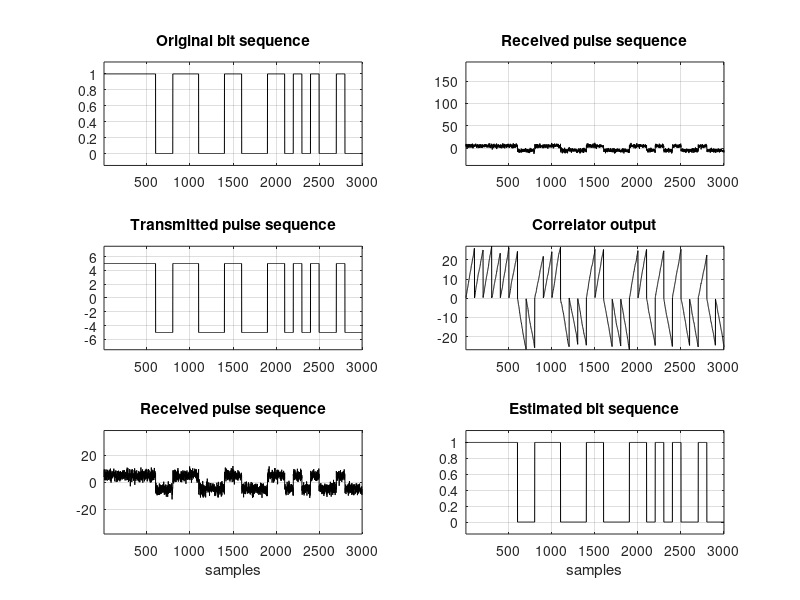
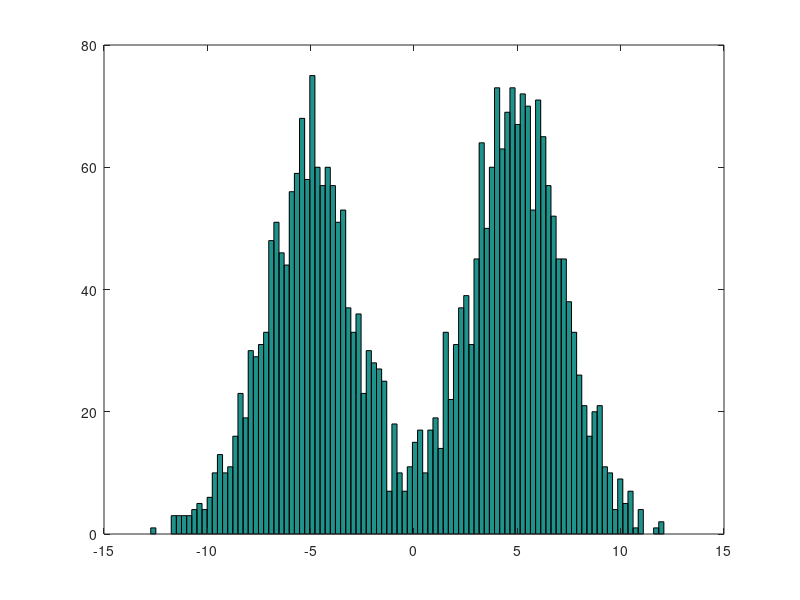

These charts were generated, in order, by the following MATLAB code:
% ----------------------------------------------------------------
% file: polar_NRZ_correlator_IEEE_AWGN.m
% Description: Binary communication system using polar NRZ and a 
% correlator-based (integrate and dump) receiver
% EE161 - Spring 2004 - San Jose State University
% ----------------------------------------------------------------
% Modified in Spring 2014 by Robert Morelos-Zaragoza to fix a
% mismatch between mapper and decision device. Plot histogram of 
% received signal samples added.

clear

id = input('Enter your student ID (tower card) number: ');
a = input('Enter the pulse amplitude, a: ');
var = input('Variance of the AWGN samples: ');

sigma= sqrt(var);       % Standard deviation of the AWGN samples
T = 1;                  % Symbol (bit) duration = 1 sec
Ns=100;                 % 100 samples per symbol (bit)
Ts=T/Ns;                % Sample duration
Nb=30;                  % Number of simulated bits
Nt=Nb*Ns;               % Total number of simulated samples

rand('state',id)
randn('state',id)

% Rectangular pulse of amplitude a
n=1:Ns;
g(n) = a;

% Sequence of Nb bits and modulated pulses
for j=1:Nb
    bit(j)= floor(2*rand);          % Random bits
    amp(j)= 2*bit(j)-1;             % IEEE Mapping: "0" --> -1, "1" --> +1
    for k=1:Ns
        s(k+(j-1)*Ns)=amp(j)*g(k);  % Transmitted signal
        bits(k+(j-1)*Ns)=bit(j);
    end
end

% Add AWGN and initialize correlator
for j=1:Nt
    y(j) = s(j) + sigma*randn;      % Add noise to transmitted sequence
    YT(j) = 0;                      % Initialize correlator output
end

% Integrate and dump receiver, integrator becomes a sum over samples ...
for j=1:Nb
    YT((j-1)*Ns+1) = y(1+(j-1)*Ns)*g(1)/Ns;
    for k=2:Ns
        % Multiply and accumulate!
        YT((j-1)*Ns+k) = YT((j-1)*Ns+k-1) + y(k+(j-1)*Ns)*g(k)/Ns;   
    end
end

% Decision device
for j=1:Nb
    if YT((j-1)*Ns+Ns-1) > 0
        dec(j)=1;
    else
        dec(j)=0;
    end
    for k=1:Ns
        bithat(k+(j-1)*Ns)=dec(j);
    end
end


% Plot signals
figure(1)
subplot(3,2,1), plot(bits,'-k')
axis([ 1 Nt -0.15 1.15]), title('Original bit sequence'), grid on
subplot(3,2,3), plot(s,'-k')
axis([ 1 Nt -1.5*a 1.5*a]), title('Transmitted pulse sequence'), grid on
subplot(3,2,5), plot(y,'-k')
axis([ 1 Nt -(1+3*sigma)*a (1+3*sigma)*a]), title('Received pulse sequence')
xlabel('samples'), grid on
subplot(3,2,2), plot(y,'-k')
axis([ 1 Nt -(1+3*sigma)*a (1+3*sigma)*a*a]), title('Received pulse sequence'), grid on
subplot(3,2,4), plot(YT,'-k')
% axis([ 1 Nt -(1+sigma^2)*a^2 (1+sigma^2)*a^2]), 
axis tight, title('Correlator output')
grid on
subplot(3,2,6), plot(bithat,'-k')
axis([ 1 Nt -0.15 1.15]), title('Estimated bit sequence')
xlabel('samples'), grid on

% Plot histogram of received signal
figure(2)
hist(y,100)

